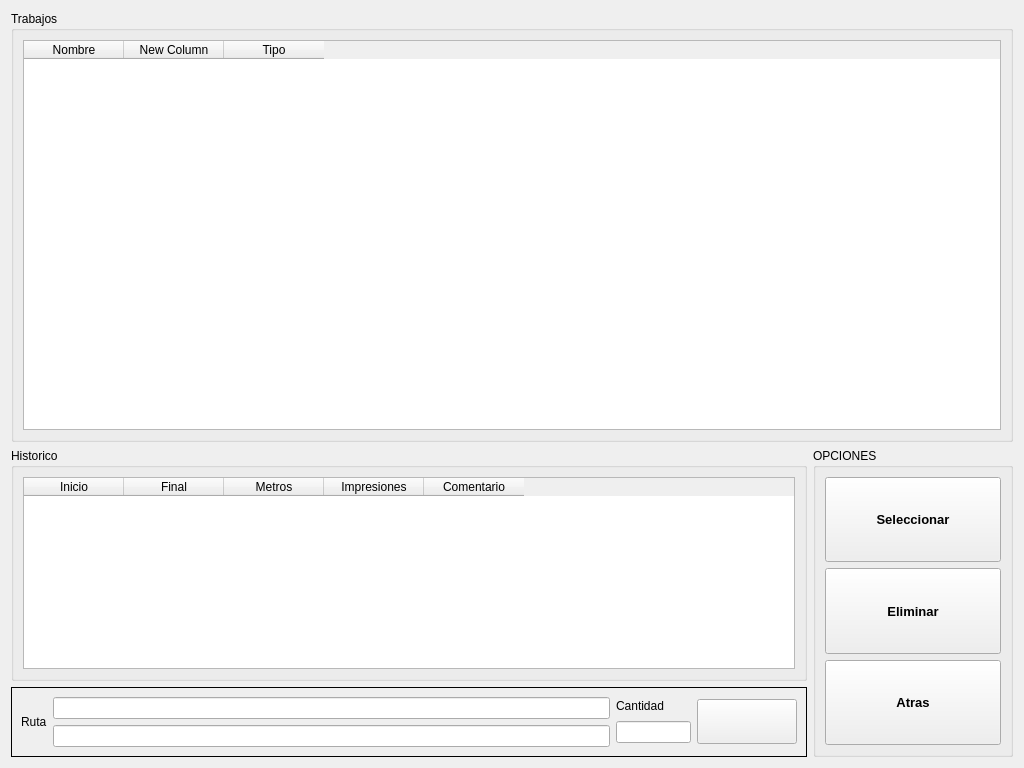
<?xml version="1.0" encoding="UTF-8"?>
<ui version="4.0">
 <class>ColaImpresionUI</class>
 <widget class="QWidget" name="ColaImpresionUI">
  <property name="geometry">
   <rect>
    <x>0</x>
    <y>0</y>
    <width>1024</width>
    <height>768</height>
   </rect>
  </property>
  <property name="sizePolicy">
   <sizepolicy hsizetype="Expanding" vsizetype="Preferred">
    <horstretch>0</horstretch>
    <verstretch>0</verstretch>
   </sizepolicy>
  </property>
  <property name="windowTitle">
   <string>IN2PS</string>
  </property>
  <property name="windowIcon">
   <iconset resource="../../In2Apps/In2Indukit/In2Indukit/shared.qrc">
    <normaloff>:/res/images/in2ps_tr.png</normaloff>:/res/images/in2ps_tr.png</iconset>
  </property>
  <property name="windowOpacity">
   <double>1.000000000000000</double>
  </property>
  <layout class="QVBoxLayout" name="verticalLayout_5">
   <item>
    <widget class="QGroupBox" name="groupBoxCentral">
     <property name="sizePolicy">
      <sizepolicy hsizetype="Expanding" vsizetype="Preferred">
       <horstretch>12</horstretch>
       <verstretch>3</verstretch>
      </sizepolicy>
     </property>
     <property name="font">
      <font>
       <pointsize>9</pointsize>
      </font>
     </property>
     <property name="title">
      <string>Trabajos</string>
     </property>
     <layout class="QGridLayout" name="gridLayout_3">
      <item row="0" column="0">
       <widget class="QTableWidget" name="m_Tabla">
        <property name="sizePolicy">
         <sizepolicy hsizetype="Preferred" vsizetype="Preferred">
          <horstretch>0</horstretch>
          <verstretch>2</verstretch>
         </sizepolicy>
        </property>
        <property name="alternatingRowColors">
         <bool>true</bool>
        </property>
        <property name="selectionMode">
         <enum>QAbstractItemView::SingleSelection</enum>
        </property>
        <property name="selectionBehavior">
         <enum>QAbstractItemView::SelectRows</enum>
        </property>
        <column>
         <property name="text">
          <string>Nombre</string>
         </property>
        </column>
        <column>
         <property name="text">
          <string>New Column</string>
         </property>
        </column>
        <column>
         <property name="text">
          <string>Tipo</string>
         </property>
        </column>
       </widget>
      </item>
     </layout>
    </widget>
   </item>
   <item>
    <layout class="QHBoxLayout" name="horizontalLayout_2">
     <item>
      <layout class="QVBoxLayout" name="verticalLayout_4">
       <item>
        <widget class="QGroupBox" name="groupBox">
         <property name="sizePolicy">
          <sizepolicy hsizetype="Preferred" vsizetype="Preferred">
           <horstretch>0</horstretch>
           <verstretch>1</verstretch>
          </sizepolicy>
         </property>
         <property name="title">
          <string>Historico</string>
         </property>
         <layout class="QGridLayout" name="gridLayout">
          <item row="0" column="0">
           <widget class="QTableWidget" name="m_InfoTable">
            <column>
             <property name="text">
              <string>Inicio</string>
             </property>
            </column>
            <column>
             <property name="text">
              <string>Final</string>
             </property>
            </column>
            <column>
             <property name="text">
              <string>Metros</string>
             </property>
            </column>
            <column>
             <property name="text">
              <string>Impresiones</string>
             </property>
            </column>
            <column>
             <property name="text">
              <string>Comentario</string>
             </property>
            </column>
           </widget>
          </item>
         </layout>
        </widget>
       </item>
       <item>
        <widget class="QFrame" name="frame">
         <property name="sizePolicy">
          <sizepolicy hsizetype="Expanding" vsizetype="Fixed">
           <horstretch>0</horstretch>
           <verstretch>0</verstretch>
          </sizepolicy>
         </property>
         <property name="maximumSize">
          <size>
           <width>16777215</width>
           <height>70</height>
          </size>
         </property>
         <property name="frameShape">
          <enum>QFrame::Box</enum>
         </property>
         <property name="frameShadow">
          <enum>QFrame::Plain</enum>
         </property>
         <layout class="QHBoxLayout" name="horizontalLayout">
          <item>
           <widget class="QLabel" name="label">
            <property name="sizePolicy">
             <sizepolicy hsizetype="Preferred" vsizetype="Maximum">
              <horstretch>0</horstretch>
              <verstretch>0</verstretch>
             </sizepolicy>
            </property>
            <property name="maximumSize">
             <size>
              <width>75</width>
              <height>16777215</height>
             </size>
            </property>
            <property name="text">
             <string>Ruta</string>
            </property>
           </widget>
          </item>
          <item>
           <layout class="QVBoxLayout" name="verticalLayout_3">
            <item>
             <widget class="QLineEdit" name="m_leTrabajoScan">
              <property name="sizePolicy">
               <sizepolicy hsizetype="Expanding" vsizetype="Fixed">
                <horstretch>1</horstretch>
                <verstretch>0</verstretch>
               </sizepolicy>
              </property>
              <property name="maximumSize">
               <size>
                <width>1024</width>
                <height>16777215</height>
               </size>
              </property>
              <property name="font">
               <font>
                <weight>75</weight>
                <bold>true</bold>
               </font>
              </property>
             </widget>
            </item>
            <item>
             <widget class="QLineEdit" name="m_leTrabajoScanCopy">
              <property name="sizePolicy">
               <sizepolicy hsizetype="Expanding" vsizetype="Fixed">
                <horstretch>1</horstretch>
                <verstretch>0</verstretch>
               </sizepolicy>
              </property>
              <property name="maximumSize">
               <size>
                <width>1024</width>
                <height>16777215</height>
               </size>
              </property>
              <property name="font">
               <font>
                <weight>75</weight>
                <bold>true</bold>
               </font>
              </property>
              <property name="readOnly">
               <bool>true</bool>
              </property>
             </widget>
            </item>
           </layout>
          </item>
          <item>
           <layout class="QVBoxLayout" name="verticalLayout_2">
            <item>
             <widget class="QLabel" name="label_2">
              <property name="sizePolicy">
               <sizepolicy hsizetype="Preferred" vsizetype="Maximum">
                <horstretch>0</horstretch>
                <verstretch>0</verstretch>
               </sizepolicy>
              </property>
              <property name="text">
               <string>Cantidad</string>
              </property>
             </widget>
            </item>
            <item>
             <widget class="QLineEdit" name="m_leCantidadScan">
              <property name="sizePolicy">
               <sizepolicy hsizetype="Preferred" vsizetype="Fixed">
                <horstretch>0</horstretch>
                <verstretch>0</verstretch>
               </sizepolicy>
              </property>
              <property name="maximumSize">
               <size>
                <width>75</width>
                <height>16777215</height>
               </size>
              </property>
              <property name="readOnly">
               <bool>true</bool>
              </property>
             </widget>
            </item>
           </layout>
          </item>
          <item>
           <widget class="QPushButton" name="m_pbCancelaScan">
            <property name="sizePolicy">
             <sizepolicy hsizetype="Fixed" vsizetype="Fixed">
              <horstretch>0</horstretch>
              <verstretch>0</verstretch>
             </sizepolicy>
            </property>
            <property name="minimumSize">
             <size>
              <width>100</width>
              <height>45</height>
             </size>
            </property>
            <property name="maximumSize">
             <size>
              <width>100</width>
              <height>45</height>
             </size>
            </property>
            <property name="font">
             <font>
              <pointsize>10</pointsize>
              <weight>75</weight>
              <bold>true</bold>
             </font>
            </property>
            <property name="toolTip">
             <string>Elimina trabajo seleccionado de la cola</string>
            </property>
            <property name="text">
             <string/>
            </property>
            <property name="icon">
             <iconset resource="../../In2Apps/In2Indukit/In2Indukit/shared.qrc">
              <normaloff>:/res/images/Cancel_32x32.png</normaloff>:/res/images/Cancel_32x32.png</iconset>
            </property>
            <property name="iconSize">
             <size>
              <width>32</width>
              <height>32</height>
             </size>
            </property>
           </widget>
          </item>
         </layout>
        </widget>
       </item>
      </layout>
     </item>
     <item>
      <widget class="QGroupBox" name="groupBox_3">
       <property name="sizePolicy">
        <sizepolicy hsizetype="Fixed" vsizetype="Preferred">
         <horstretch>3</horstretch>
         <verstretch>0</verstretch>
        </sizepolicy>
       </property>
       <property name="maximumSize">
        <size>
         <width>200</width>
         <height>16777215</height>
        </size>
       </property>
       <property name="title">
        <string>OPCIONES</string>
       </property>
       <layout class="QGridLayout" name="gridLayout_2">
        <item row="1" column="0">
         <widget class="QPushButton" name="m_TrabajoEliminar">
          <property name="sizePolicy">
           <sizepolicy hsizetype="Preferred" vsizetype="Preferred">
            <horstretch>0</horstretch>
            <verstretch>0</verstretch>
           </sizepolicy>
          </property>
          <property name="maximumSize">
           <size>
            <width>16777215</width>
            <height>200</height>
           </size>
          </property>
          <property name="font">
           <font>
            <pointsize>10</pointsize>
            <weight>75</weight>
            <bold>true</bold>
           </font>
          </property>
          <property name="toolTip">
           <string>Elimina trabajo seleccionado de la cola</string>
          </property>
          <property name="text">
           <string>Eliminar</string>
          </property>
          <property name="icon">
           <iconset resource="../../In2Apps/In2Indukit/In2Indukit/shared.qrc">
            <normaloff>:/res/images/Basura.png</normaloff>:/res/images/Basura.png</iconset>
          </property>
          <property name="iconSize">
           <size>
            <width>60</width>
            <height>60</height>
           </size>
          </property>
         </widget>
        </item>
        <item row="0" column="0">
         <widget class="QPushButton" name="m_TrabajoSeleccionar">
          <property name="sizePolicy">
           <sizepolicy hsizetype="Preferred" vsizetype="Preferred">
            <horstretch>0</horstretch>
            <verstretch>0</verstretch>
           </sizepolicy>
          </property>
          <property name="maximumSize">
           <size>
            <width>16777215</width>
            <height>200</height>
           </size>
          </property>
          <property name="font">
           <font>
            <pointsize>10</pointsize>
            <weight>75</weight>
            <bold>true</bold>
           </font>
          </property>
          <property name="toolTip">
           <string>Elige trabajo para imprimir</string>
          </property>
          <property name="text">
           <string>Seleccionar</string>
          </property>
          <property name="icon">
           <iconset resource="../../In2Apps/In2Indukit/In2Indukit/shared.qrc">
            <normaloff>:/res/images/filetypes.png</normaloff>:/res/images/filetypes.png</iconset>
          </property>
          <property name="iconSize">
           <size>
            <width>60</width>
            <height>60</height>
           </size>
          </property>
         </widget>
        </item>
        <item row="2" column="0">
         <widget class="QPushButton" name="m_BackButton">
          <property name="sizePolicy">
           <sizepolicy hsizetype="Preferred" vsizetype="Preferred">
            <horstretch>0</horstretch>
            <verstretch>0</verstretch>
           </sizepolicy>
          </property>
          <property name="maximumSize">
           <size>
            <width>16777215</width>
            <height>200</height>
           </size>
          </property>
          <property name="font">
           <font>
            <pointsize>10</pointsize>
            <weight>75</weight>
            <bold>true</bold>
           </font>
          </property>
          <property name="toolTip">
           <string>Pantalla Máquina</string>
          </property>
          <property name="text">
           <string>Atras</string>
          </property>
          <property name="icon">
           <iconset resource="../../In2Apps/In2Indukit/In2Indukit/shared.qrc">
            <normaloff>:/res/images/back.png</normaloff>:/res/images/back.png</iconset>
          </property>
          <property name="iconSize">
           <size>
            <width>60</width>
            <height>60</height>
           </size>
          </property>
         </widget>
        </item>
       </layout>
      </widget>
     </item>
    </layout>
   </item>
  </layout>
 </widget>
 <tabstops>
  <tabstop>m_Tabla</tabstop>
  <tabstop>m_TrabajoSeleccionar</tabstop>
  <tabstop>m_TrabajoEliminar</tabstop>
  <tabstop>m_BackButton</tabstop>
 </tabstops>
 <resources/>
 <connections/>
</ui>
